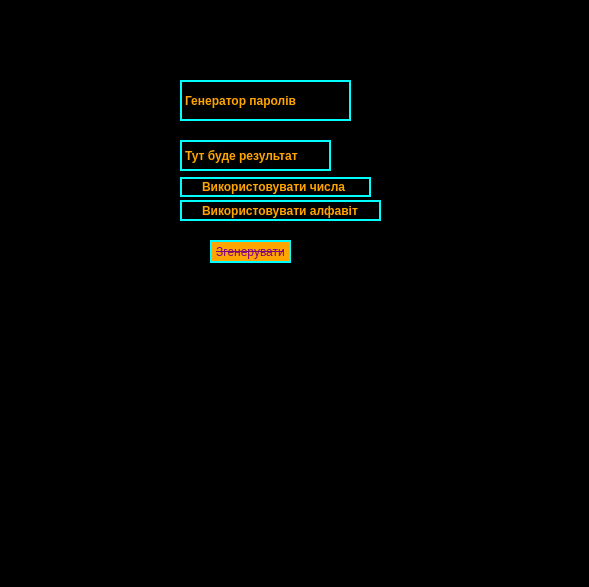
<?xml version="1.0" encoding="UTF-8"?>
<ui version="4.0">
 <class>MainWindow</class>
 <widget class="QMainWindow" name="MainWindow">
  <property name="geometry">
   <rect>
    <x>0</x>
    <y>0</y>
    <width>589</width>
    <height>587</height>
   </rect>
  </property>
  <property name="font">
   <font>
    <family>Aharoni</family>
    <pointsize>9</pointsize>
    <weight>75</weight>
    <bold>true</bold>
   </font>
  </property>
  <property name="windowTitle">
   <string>MainWindow</string>
  </property>
  <property name="styleSheet">
   <string notr="true">color:orange;background-color:black</string>
  </property>
  <widget class="QWidget" name="centralwidget">
   <widget class="QCheckBox" name="checkBox">
    <property name="geometry">
     <rect>
      <x>180</x>
      <y>200</y>
      <width>201</width>
      <height>21</height>
     </rect>
    </property>
    <property name="font">
     <font>
      <weight>75</weight>
      <bold>true</bold>
     </font>
    </property>
    <property name="styleSheet">
     <string notr="true">border: 2px solid cyan</string>
    </property>
    <property name="text">
     <string>Використовувати алфавіт</string>
    </property>
   </widget>
   <widget class="QCheckBox" name="checkBox_2">
    <property name="geometry">
     <rect>
      <x>180</x>
      <y>177</y>
      <width>191</width>
      <height>20</height>
     </rect>
    </property>
    <property name="font">
     <font>
      <weight>75</weight>
      <bold>true</bold>
     </font>
    </property>
    <property name="styleSheet">
     <string notr="true">border: 2px solid cyan</string>
    </property>
    <property name="text">
     <string>Використовувати числа</string>
    </property>
   </widget>
   <widget class="QLabel" name="label">
    <property name="geometry">
     <rect>
      <x>180</x>
      <y>80</y>
      <width>171</width>
      <height>41</height>
     </rect>
    </property>
    <property name="font">
     <font>
      <pointsize>9</pointsize>
      <weight>75</weight>
      <italic>false</italic>
      <bold>true</bold>
     </font>
    </property>
    <property name="styleSheet">
     <string notr="true">color:orange;border: 2px solid cyan</string>
    </property>
    <property name="text">
     <string>Генератор паролів</string>
    </property>
   </widget>
   <widget class="QLabel" name="label_2">
    <property name="geometry">
     <rect>
      <x>180</x>
      <y>140</y>
      <width>151</width>
      <height>31</height>
     </rect>
    </property>
    <property name="font">
     <font>
      <pointsize>9</pointsize>
      <weight>75</weight>
      <bold>true</bold>
     </font>
    </property>
    <property name="styleSheet">
     <string notr="true">border: 2px solid cyan</string>
    </property>
    <property name="text">
     <string>Тут буде результат</string>
    </property>
   </widget>
   <widget class="QPushButton" name="pushButton_2">
    <property name="geometry">
     <rect>
      <x>210</x>
      <y>240</y>
      <width>81</width>
      <height>23</height>
     </rect>
    </property>
    <property name="font">
     <font>
      <weight>50</weight>
      <italic>false</italic>
      <bold>false</bold>
      <underline>false</underline>
      <strikeout>true</strikeout>
      <kerning>true</kerning>
     </font>
    </property>
    <property name="styleSheet">
     <string notr="true">color: purple;background-color:orange;border: 2px solid cyan</string>
    </property>
    <property name="text">
     <string>Згенерувати</string>
    </property>
   </widget>
  </widget>
  <widget class="QMenuBar" name="menubar">
   <property name="geometry">
    <rect>
     <x>0</x>
     <y>0</y>
     <width>589</width>
     <height>21</height>
    </rect>
   </property>
  </widget>
  <widget class="QStatusBar" name="statusbar"/>
 </widget>
 <resources/>
 <connections/>
</ui>
